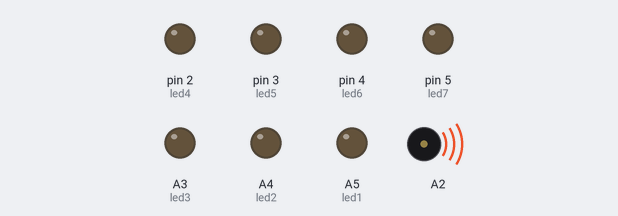
A sketch run on a simulated Arduino Uno, built with avr-gcc and run on an emulated ATmega328P. Shown: output pins drawn as LEDs (lit = HIGH), buzzer (waves = sounding). Random numbers use the default seed unless the sketch sets one.

Above: at 0.2 s.
Timing chart, 0 to 5.6 s (numbered marks = the images above):
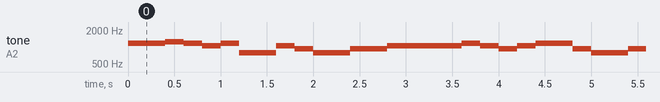

The sketch:

music.ino
```cpp
#include <Arduino.h>
//ptd
#define led1 A5
#define led2 A4
#define led3 A3
#define led4 2
#define led5 3
#define led6 4
#define led7 5


#define NOTE_B0  31
#define NOTE_C1  33
#define NOTE_CS1 35
#define NOTE_D1  37
#define NOTE_DS1 39
#define NOTE_E1  41
#define NOTE_F1  44
#define NOTE_FS1 46
#define NOTE_G1  49
#define NOTE_GS1 52
#define NOTE_A1  55
#define NOTE_AS1 58
#define NOTE_B1  62
#define NOTE_C2  65
#define NOTE_CS2 69
#define NOTE_D2  73
#define NOTE_DS2 78
#define NOTE_E2  82
#define NOTE_F2  87
#define NOTE_FS2 93
#define NOTE_G2  98
#define NOTE_GS2 104
#define NOTE_A2  110
#define NOTE_AS2 117
#define NOTE_B2  123
#define NOTE_C3  131
#define NOTE_CS3 139
#define NOTE_D3  147
#define NOTE_DS3 156
#define NOTE_E3  165
#define NOTE_F3  175
#define NOTE_FS3 185
#define NOTE_G3  196
#define NOTE_GS3 208
#define NOTE_A3  220
#define NOTE_AS3 233
#define NOTE_B3  247
#define NOTE_C4  262
#define NOTE_CS4 277
#define NOTE_D4  294
#define NOTE_DS4 311
#define NOTE_E4  330
#define NOTE_F4  349
#define NOTE_FS4 370
#define NOTE_G4  392
#define NOTE_GS4 415
#define NOTE_A4  440
#define NOTE_AS4 466
#define NOTE_B4  494
#define NOTE_C5  523
#define NOTE_CS5 554
#define NOTE_D5  587
#define NOTE_DS5 622
#define NOTE_E5  659
#define NOTE_F5  698
#define NOTE_FS5 740
#define NOTE_G5  784
#define NOTE_GS5 831
#define NOTE_A5  880
#define NOTE_AS5 932
#define NOTE_B5  988
#define NOTE_C6  1047
#define NOTE_CS6 1109
#define NOTE_D6  1175
#define NOTE_DS6 1245
#define NOTE_E6  1319
#define NOTE_F6  1397
#define NOTE_FS6 1480
#define NOTE_G6  1568
#define NOTE_GS6 1661
#define NOTE_A6  1760
#define NOTE_AS6 1865
#define NOTE_B6  1976
#define NOTE_C7  2093
#define NOTE_CS7 2217
#define NOTE_D7  2349
#define NOTE_DS7 2489
#define NOTE_E7  2637
#define NOTE_F7  2794
#define NOTE_FS7 2960
#define NOTE_G7  3136
#define NOTE_GS7 3322
#define NOTE_A7  3520
#define NOTE_AS7 3729
#define NOTE_B7  3951
#define NOTE_C8  4186
#define NOTE_CS8 4435
#define NOTE_D8  4699
#define NOTE_DS8 4978


int const button[] = {6, 7, 8, 9, 10, 11, 12};
bool danhdau[8]={false};
int test[8];

void setup() {
  long long n=sizeof(button);
  pinMode(led1,OUTPUT);
  pinMode(led2,OUTPUT);
  pinMode(led3,OUTPUT);
  pinMode(led4,OUTPUT);
  pinMode(led5,OUTPUT);
  pinMode(led6,OUTPUT);
  pinMode(led7,OUTPUT);
  for (int i=0;i<7;i++){
    pinMode(button[i], INPUT_PULLUP);
  } Serial.begin(9600);
  randomSeed(analogRead(10));
}


void gameover() {

  for (int i = 0; i <= 100; i++) {

    delay(200);
    tone(A2, 988, 300);
    delay( 1000 );
    noTone(A2);
    tone(A2, 988, 300);
    delay( 1000 );
    noTone(A2);

  }
  delay(2000);
}

void win(){
  tone(A2, 261.63, 200);
    delay(500);
    noTone(A2);
    tone(A2, 261.63, 200);
    delay(500);
    noTone(A2);

    tone(A2, 392, 200);
    delay(500);
    noTone(A2);
    tone(A2, 392, 200);
    delay(500);
    noTone(A2);

    tone(A2, 440, 200);
    delay(500);
    noTone(A2);
    tone(A2, 440, 200);
    delay(500);
    noTone(A2);

    tone(A2, 392, 200);
    delay(750);
    noTone(A2);

    tone(A2, 349, 200);
    delay(500);
    noTone(A2);
    tone(A2, 349, 200);
    delay(500);
    noTone(A2);

    tone(A2, 329, 200);
    delay(500);
    noTone(A2);
    tone(A2, 329, 200);
    delay(500);
    noTone(A2);

    tone(A2, 293, 200);
    delay(500);
    noTone(A2);
    tone(A2, 293, 200);
    delay(500);
    noTone(A2);

    tone(A2, 261, 200);
    delay(750);
    noTone(A2);

    tone(A2, 392, 200);
    delay(500);
    noTone(A2);
    tone(A2, 392, 200);
    delay(500);
    noTone(A2);

    tone(A2, 349, 200);
    delay(500);
    noTone(A2);
    tone(A2, 349, 200);
    delay(500);
    noTone(A2);

    tone(A2, 329, 200);
    delay(500);
    noTone(A2);
    tone(A2, 329, 200);
    delay(500);
    noTone(A2);

    tone(A2, 293, 200);
    delay(750);
    noTone(A2);


    tone(A2, 392, 200);
    delay(500);
    noTone(A2);
    tone(A2, 392, 200);
    delay(500);
    noTone(A2);

    tone(A2, 349, 200);
    delay(500);
    noTone(A2);
    tone(A2, 349, 200);
    delay(500);
    noTone(A2);

    tone(A2, 329, 200);
    delay(500);
    noTone(A2);
    tone(A2, 329, 200);
    delay(500);
    noTone(A2);

    tone(A2, 293, 200);
    delay(750);
    noTone(A2);

    delay(500);
}

void superidol(){
  tone(A2, NOTE_D6, 200);
  delay(200);
  tone(A2, NOTE_D6, 200);
  delay(200);
  tone(A2, NOTE_DS6, 200);
  delay(200);
  tone(A2, NOTE_D6, 200);
  delay(200);
  tone(A2, NOTE_C6, 200);
  delay(200);
  tone(A2, NOTE_D6, 200);
  delay(200);
  tone(A2, NOTE_G5, 400);
  delay(400);
  tone(A2, NOTE_C6, 200);
  delay(200);
  tone(A2, NOTE_AS5, 200);
  delay(200);
  tone(A2, NOTE_G5, 400);
  delay(400);
  tone(A2, NOTE_AS5, 400);
  delay(400);
  tone(A2, NOTE_C6, 400);
  delay(400);
  tone(A2, NOTE_C6, 200);
  delay(200);
  tone(A2, NOTE_C6, 200);
  delay(200);
  tone(A2, NOTE_D6, 200);
  delay(200);
  tone(A2, NOTE_C6, 200);
  delay(200);
  tone(A2, NOTE_AS5, 200);
  delay(200);
  tone(A2, NOTE_C6, 200);
  delay(200);
  tone(A2, NOTE_D6, 400);
  delay(400);
  tone(A2, NOTE_AS5, 200);
  delay(200);
  tone(A2, NOTE_G5, 200);
  delay(200);
  tone(A2, NOTE_G5, 200);
  delay(200);
  tone(A2, NOTE_AS5, 200);
  delay(200);
  tone(A2, NOTE_G5, 200);
  delay(200);
  tone(A2, NOTE_AS5, 200);
  delay(200);
  tone(A2, NOTE_G5, 400);
  delay(400);
  tone(A2, NOTE_D6, 200);
  delay(200);
  tone(A2, NOTE_D6, 200);
  delay(200);
  tone(A2, NOTE_DS6, 200);
  delay(200);
  tone(A2, NOTE_D6, 200);
  delay(200);
  tone(A2, NOTE_C6, 200);
  delay(200);
  tone(A2, NOTE_AS5, 200);
  delay(200);
  tone(A2, NOTE_D6, 200);
  delay(200);
  tone(A2, NOTE_C6, 200);
  delay(200);
  tone(A2, NOTE_D6, 200);
  delay(200);
  tone(A2, NOTE_G5, 400);
  delay(400);
}

void doica(){
  tone(A2, NOTE_D5, 400);
  delay(400);
  tone(A2, NOTE_G5, 400);
  delay(400);
  tone(A2, NOTE_G5, 200);
  delay(200);
  tone(A2, NOTE_G5, 200);
  delay(200);
  tone(A2, NOTE_G5, 200);
  delay(200);
  tone(A2, NOTE_A5, 200);
  delay(200);
  tone(A2, NOTE_B5, 200);
  delay(200);
  tone(A2, NOTE_G5, 200);
  delay(200);
  tone(A2, NOTE_A5, 200);
  delay(200);
  tone(A2, NOTE_A5, 200);
  delay(200);
  tone(A2, NOTE_A5, 200);
  delay(200);
  tone(A2, NOTE_A5, 400);
  delay(400);
  tone(A2, NOTE_D6, 400);
  delay(200);
  tone(A2, NOTE_D6, 600);
  delay(200);
  tone(A2, NOTE_D6, 200);
  delay(200);
  tone(A2, NOTE_D6, 200);
  delay(200);
  tone(A2, NOTE_D6, 200);
  delay(200);
  tone(A2, NOTE_C6, 200);
  delay(200);
  tone(A2, NOTE_B5, 200);
  delay(200);
  tone(A2, NOTE_A5, 1200);
  delay(1200);
  tone(A2, NOTE_A5, 200);
  delay(200);
  tone(A2, NOTE_B5, 200);
  delay(200);
  tone(A2, NOTE_C6, 200);
  delay(200);
}

void quocca(){
  tone(A2, 349.228, 125);
  delay(125);
  tone(A2, 391.995, 250);
  delay(250);
  tone(A2, 349.228, 125);
  delay(125);
  tone(A2,466.164,375);
  delay(375);
  tone(A2,466.164,750);
  delay(750);
  tone(A2,523.251,250);
  delay(250);
  tone(A2,466.164,125);
  delay(125);
}

void loop() {
  superidol();
}
```

main.cpp
```cpp
#include <Arduino.h>
//ptd
#define led1 A5
#define led2 A4
#define led3 A3
#define led4 2
#define led5 3
#define led6 4
#define led7 5

#define NOTE_B0  31
#define NOTE_C1  33
#define NOTE_CS1 35
#define NOTE_D1  37
#define NOTE_DS1 39
#define NOTE_E1  41
#define NOTE_F1  44
#define NOTE_FS1 46
#define NOTE_G1  49
#define NOTE_GS1 52
#define NOTE_A1  55
#define NOTE_AS1 58
#define NOTE_B1  62
#define NOTE_C2  65
#define NOTE_CS2 69
#define NOTE_D2  73
#define NOTE_DS2 78
#define NOTE_E2  82
#define NOTE_F2  87
#define NOTE_FS2 93
#define NOTE_G2  98
#define NOTE_GS2 104
#define NOTE_A2  110
#define NOTE_AS2 117
#define NOTE_B2  123
#define NOTE_C3  131
#define NOTE_CS3 139
#define NOTE_D3  147
#define NOTE_DS3 156
#define NOTE_E3  165
#define NOTE_F3  175
#define NOTE_FS3 185
#define NOTE_G3  196
#define NOTE_GS3 208
#define NOTE_A3  220
#define NOTE_AS3 233
#define NOTE_B3  247
#define NOTE_C4  262
#define NOTE_CS4 277
#define NOTE_D4  294
#define NOTE_DS4 311
#define NOTE_E4  330
#define NOTE_F4  349
#define NOTE_FS4 370
#define NOTE_G4  392
#define NOTE_GS4 415
#define NOTE_A4  440
#define NOTE_AS4 466
#define NOTE_B4  494
#define NOTE_C5  523
#define NOTE_CS5 554
#define NOTE_D5  587
#define NOTE_DS5 622
#define NOTE_E5  659
#define NOTE_F5  698
#define NOTE_FS5 740
#define NOTE_G5  784
#define NOTE_GS5 831
#define NOTE_A5  880
#define NOTE_AS5 932
#define NOTE_B5  988
#define NOTE_C6  1047
#define NOTE_CS6 1109
#define NOTE_D6  1175
#define NOTE_DS6 1245
#define NOTE_E6  1319
#define NOTE_F6  1397
#define NOTE_FS6 1480
#define NOTE_G6  1568
#define NOTE_GS6 1661
#define NOTE_A6  1760
#define NOTE_AS6 1865
#define NOTE_B6  1976
#define NOTE_C7  2093
#define NOTE_CS7 2217
#define NOTE_D7  2349
#define NOTE_DS7 2489
#define NOTE_E7  2637
#define NOTE_F7  2794
#define NOTE_FS7 2960
#define NOTE_G7  3136
#define NOTE_GS7 3322
#define NOTE_A7  3520
#define NOTE_AS7 3729
#define NOTE_B7  3951
#define NOTE_C8  4186
#define NOTE_CS8 4435
#define NOTE_D8  4699
#define NOTE_DS8 4978


int const button[] = {6, 7, 8, 9, 10, 11, 12};
bool danhdau[8];
int test[8];
int cnt = 0;
long long vong3[100];

void setup() {
  pinMode(led1,OUTPUT);
  pinMode(led2,OUTPUT);
  pinMode(led3,OUTPUT);
  pinMode(led4,OUTPUT);
  pinMode(led5,OUTPUT);
  pinMode(led6,OUTPUT);
  pinMode(led7,OUTPUT);
  for (int i=0;i<7;i++){
    pinMode(button[i], INPUT_PULLUP);
  } Serial.begin(9600);
  randomSeed(analogRead(0));
}

void gameover() {

  for (int i = 0; i <= 100; i++) {
    delay(200);
    tone(A2, 988, 300);
    delay( 1000 );
    noTone(A2);
    tone(A2, 988, 300);
    delay( 1000 );
    noTone(A2);
  } delay(2000);
}

void Tat(int x){
  if (x==1) digitalWrite(led1, LOW);
  else if (x==2)digitalWrite(led2, LOW);
  else if (x==3)digitalWrite(led3, LOW);
  else digitalWrite(x-2, LOW);
}

void Bat(int x){
  if (x==1) digitalWrite(led1, HIGH);
  else if (x==2)digitalWrite(led2, HIGH);
  else if (x==3)digitalWrite(led3, HIGH);
  else digitalWrite(x-2, HIGH);
}

void BatTatDen(int x,long long timed){
  Bat(x);
  delay(timed);
  Tat(x);
}

void KhoiTao()
{
  while(digitalRead(button[2]) != 0)
  {
    if (digitalRead(button[6]) == 0){
      cnt++;
    }
  } tone(A2, NOTE_D6, 200);
  delay(200);
}

void RandomTest(int n)
{
  for (int i=1;i<=n;i++) danhdau[i]=false,test[i-1]=0;
  int tam=random(1,1000) % n + 1;
  for (int i=0;i<cnt;i++) tam=random(1,1000) % n + 1;
  for (int i=0;i<n; i++){
    while (danhdau[tam]) tam=random(1,1000) % n + 1;
    test[i] = tam;
    danhdau[tam]=true;
  }
}

void ktdon(int i,int n){
  //1 la tat, 0 la bat
  while (digitalRead(button[test[i]-1]) == 1){
    for (int j=0;j<n;j++) {
      if (j!=test[i]-1 && digitalRead(button[j])==0) gameover();
    }
  } Bat(test[i]); delay(500);
}

void kttohop2(int i,int n){
      while (digitalRead(button[test[i]-1]) == 1 || digitalRead(button[test[i+1]-1]) == 1){
        for (int j=0;j<n;j++) {
          if (j!=test[i]-1 && j!=test[i+1]-1 && digitalRead(button[j])==0)gameover();
          if (digitalRead(button[test[i]-1]) == 1 && digitalRead(button[test[i+1]-1]) == 0) {
            delay(100);
            if (digitalRead(button[test[i]-1]) == 1) gameover();
          }
          if  (digitalRead(button[test[i]-1]) == 0 && digitalRead(button[test[i+1]-1]) == 1){
            delay(100);
            if (digitalRead(button[test[i+1]-1]) == 1) gameover();
          }
        }
      } Bat(test[i]);  Bat(test[i+1]);delay(500);
}

void checkvong1(int n){
  for (int v=0;v<n;v++){
    BatTatDen(test[v],1000);
  }
  for (int i=0;i<n;i++) ktdon(i,n);
  delay(500); for (int i=0;i<n;i++) Tat(test[i]); delay(500);

}

void checkvong2(int n){
  for (int v=0;v<n;v+=2){
    Bat(test[v]); Bat(test[v+1]);
    delay(1000);
    Tat(test[v]); Tat(test[v+1]);
  }  for (int i=0;i<n;i+=2) kttohop2(i,n);
    delay(500);
    for (int i=0;i<n;i+=2) Tat(test[i]),Tat(test[i+1]);
    delay(500);
}

void checkvong3(int n){
  int v=0,dem=0;
  while (v<n){
    int temp=0,i=0;
    int tam=random(1,1000) % 2 + 1; Bat(test[v]);
    if (tam==2) Bat(test[v+1]);
    delay(1000); Tat(test[v]); Tat(test[v+1]);
    vong3[dem]=tam;
    v+=tam;  dem++;
  } int i=0,temp=0;
  while (i<n){
    if (vong3[temp]==1) ktdon(i,n);
    else kttohop2(i,n);
    i+=vong3[temp]; temp++;
  } delay(500);
  for (int i=0;i<=n;i++) Tat(test[i]);
  delay(500);

}


void superidol(){
  tone(A2, NOTE_D6, 200);
  delay(100);
  tone(A2, NOTE_D6, 200);
  delay(100);
  tone(A2, NOTE_DS6, 200);
  delay(100);
  tone(A2, NOTE_D6, 200);
  delay(150);
  tone(A2, NOTE_C6, 200);
  delay(150);
  tone(A2, NOTE_D6, 200);
  delay(100);
  tone(A2, NOTE_G5, 400);
  delay(400);
  tone(A2, NOTE_C6, 200);
  delay(200);
  tone(A2, NOTE_AS5, 200);
  delay(200);
  tone(A2, NOTE_G5, 400);
  delay(400);
  tone(A2, NOTE_AS5, 400);
  delay(400);
  tone(A2, NOTE_C6, 400);
  delay(400);
  tone(A2, NOTE_C6, 200);
  delay(200);
  tone(A2, NOTE_C6, 200);
  delay(200);
  tone(A2, NOTE_D6, 200);
  delay(200);
  tone(A2, NOTE_C6, 200);
  delay(200);
  tone(A2, NOTE_AS5, 200);
  delay(200);
  tone(A2, NOTE_C6, 200);
  delay(200);
  tone(A2, NOTE_D6, 400);
  delay(400);
  tone(A2, NOTE_AS5, 200);
  delay(200);
  tone(A2, NOTE_G5, 200);
  delay(200);
  tone(A2, NOTE_G5, 200);
  delay(200);
  tone(A2, NOTE_AS5, 200);
  delay(200);
  tone(A2, NOTE_G5, 200);
  delay(200);
  tone(A2, NOTE_AS5, 200);
  delay(200);
  tone(A2, NOTE_G5, 400);
  delay(400);
  tone(A2, NOTE_D6, 200);
  delay(200);
  tone(A2, NOTE_D6, 200);
  delay(200);
  tone(A2, NOTE_DS6, 200);
  delay(200);
  tone(A2, NOTE_D6, 200);
  delay(200);
  tone(A2, NOTE_C6, 200);
  delay(200);
  tone(A2, NOTE_AS5, 200);
  delay(200);
  tone(A2, NOTE_D6, 200);
  delay(200);
  tone(A2, NOTE_C6, 200);
  delay(200);
  tone(A2, NOTE_D6, 200);
  delay(200);
  tone(A2, NOTE_G5, 400);
  delay(400);
}
void conbuomvang(){
    tone(A2,NOTE_C3,200);
    delay(100);
    tone(A2,NOTE_D3,200);
    delay(100);
    tone(A2,NOTE_E3,200);
    delay(100);
    tone(A2,NOTE_C3,200);
    delay(200);
    tone(A2,NOTE_C3,200);
    delay(100);
    tone(A2,NOTE_D3,200);
    delay(100);
    tone(A2,NOTE_E3,200);
    delay(100);
    tone(A2,NOTE_C3,200);
    delay(200);
    tone(A2,NOTE_E3,200);
    delay(100);
    tone(A2,NOTE_F3,200);
    delay(100);
    tone(A2,NOTE_G3,200);
    delay(150);
    tone(A2,NOTE_E3,200);
    delay(100);
    tone(A2,NOTE_F3,200);
    delay(100);
    tone(A2,NOTE_G3,200);
    delay(150);
    tone(A2,NOTE_G3,200);
    delay(100);
    tone(A2,NOTE_A3,200);
    delay(100);
    tone(A2,NOTE_G3,200);
    delay(100);
    tone(A2,NOTE_F3,200);
    delay(100);
    tone(A2,NOTE_E3,200);
    delay(100);
    tone(A2,NOTE_C3,200);
    delay(100);
    tone(A2,NOTE_G2,200);
    delay(100);
}
void BatTatCa()
{
  for(int i = 1; i <= 7; ++i)
    Bat(i);
  delay(1000);
  for(int i = 1; i <= 7; ++i)
    Tat(i);
  delay(1000);
}


void loop() {
  KhoiTao();
  delay(2000);

  RandomTest(7);
  checkvong1(4);
  BatTatCa();

  RandomTest(7);
  checkvong2(6);
  BatTatCa();

  RandomTest(7);
  checkvong3(7);
  superidol();
  delay(10000000);
}
```

Measured:
- by itself, tone on A2: plays 1175 Hz for 0.40 s, 1245 Hz for 0.20 s, 1175 Hz for 0.20 s, 1047 Hz for 0.20 s, 1175 Hz for 0.20 s, 784 Hz for 0.40 s … (469 notes in this stretch)
